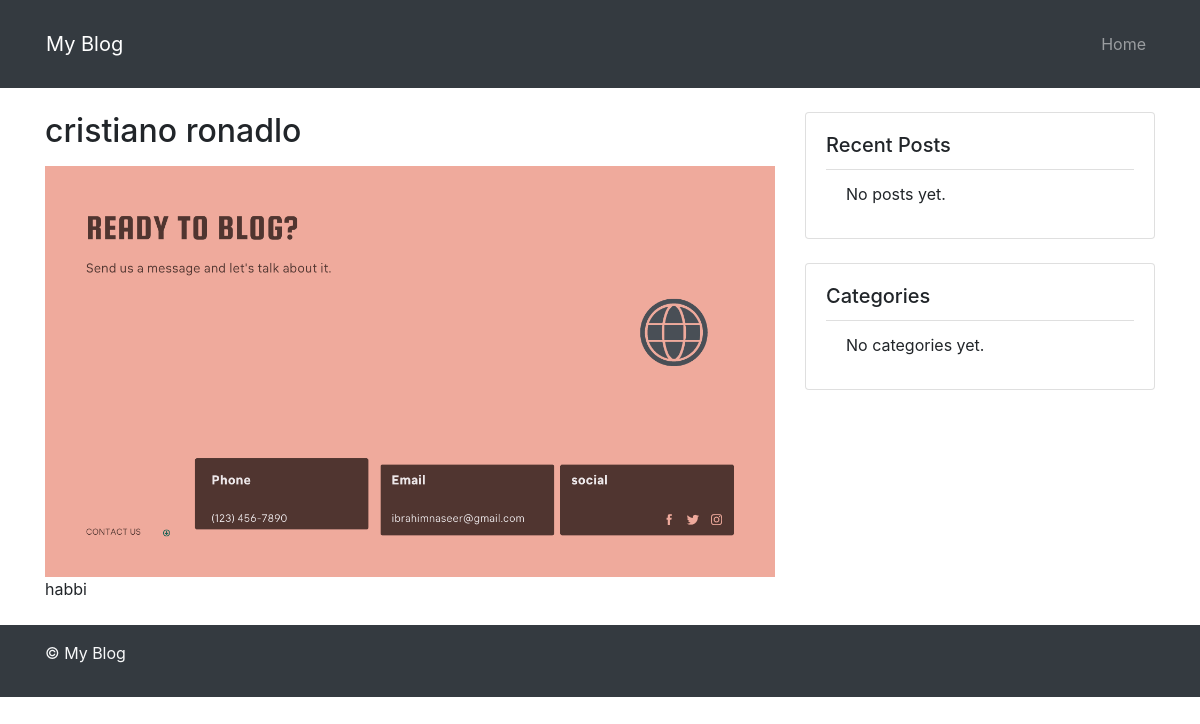
The page /post/22/ on the database its author committed.
### blog/models.py (models this page shows, shortened)
class Post(models.Model):
    title = models.CharField(max_length=200)
    content = models.TextField()
    created_at = models.DateTimeField(auto_now_add=True)
    updated_at = models.DateTimeField(auto_now=True)
    author = models.ForeignKey('auth.User', on_delete=models.CASCADE)
    image = models.ImageField(upload_to='images/', blank=True, null=True)

### blog/views.py (the view)
# urls.py: path('post/<int:pk>/', views.post_detail, name='post_detail'),
def post_detail(request, pk):
    print(pk)  # Add this line to check the pk value
    post = get_object_or_404(Post, pk=pk)
    return render(request, 'blog/post_detail.html', {'post': post, 'pk': pk})

### blog/templates/blog/post_detail.html (shortened to what this page needs)
{% extends 'blog/base.html' %}
{% block content %}
  <div class="post">
    <h2 class="post-title">{{ post.title }}</h2>
    {% if post.image %}
      <img src="{{ post.image.url }}" class="post-image">
    {% endif %}
    <div class="post-content">{{ post.content }}</div>
  </div>
{% endblock %}

### blog/templates/blog/post_detail.html (style rules this page uses)
.post-image { max-width: 100%; height: auto; }

### rows shown on the page
Post: title "cristiano ronadlo", image (picture), content "habbi"
